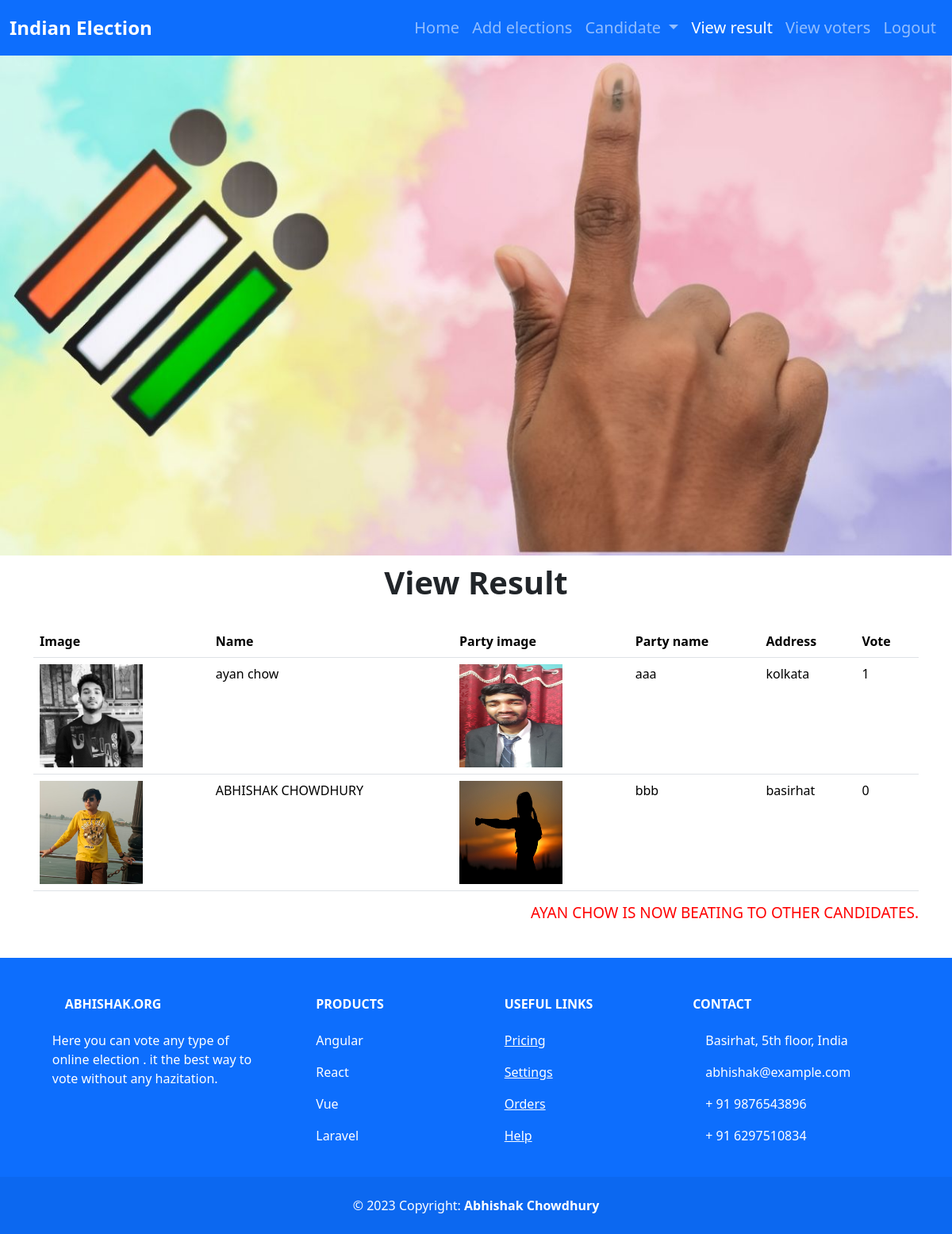
Page /view-result/PM ELECTION (signed in) on the committed database.
### myapp/models.py (models this page shows, shortened)
class BaseModel(models.Model):
    u_id=models.UUIDField(default=uuid.uuid4,editable=False,unique=True)
    created_at=models.DateTimeField(auto_now_add=True)
    updated_at=models.DateTimeField(auto_now=True)
    class Meta :
        abstract=True

class Candidate(BaseModel):
    election_name=models.ForeignKey(AvailableElection,on_delete=models.CASCADE,related_name='candidate_election_name')
    name=models.CharField(max_length=100)
    party_name=models.CharField(max_length=100)
    address=models.CharField(max_length=200)
    party_img=models.ImageField(upload_to='party_images')
    candidate_img=models.ImageField(upload_to='candi_images',null=True)
    vote_count=models.IntegerField(default=0)

class Vote(BaseModel):
    election_name=models.ForeignKey(AvailableElection,on_delete=models.CASCADE,related_name='election_name_vote')
    candidate_name=models.ForeignKey(Candidate,on_delete=models.CASCADE,related_name='candidate_votes')
    user=models.ManyToManyField(User)

### myapp/views.py (the view)
# urls.py: path('view-result/<str:election>',View_Result,name='view-result'),
@login_required(login_url='admin-login')
def View_Result(request,election):
    candidate_objs=Candidate.objects.filter(election_name__election_name=election)
    heighest_vote=Vote.objects.alias(num_vote=Count('user')).order_by('-num_vote')[0]
    contex={
        'candidate_objs':candidate_objs,
        'heighest_vote':heighest_vote
    }
    return render(request,'view-result-page2.html',contex)

### myapp/templates/view-result-page2.html (shortened to what this page needs)
{% extends 'admin-base.html' %}
{% block content %}
    <div class="container">
        <h3 class="text-center custom-h3">View Result</h3>
        <table class="table">
            <thead>
              <tr>
                <th scope="col">Image</th>
                <th scope="col">Name</th>
                <th scope="col">Party image</th>
                <th scope="col">Party name</th>
                <th scope="col">Address</th>
                <th scope="col">Vote</th>
              </tr>
            </thead>
            <tbody>
                {% for candidate_obj in candidate_objs %}
              <tr>
                <td><img src="{{candidate_obj.candidate_img.url}}" alt="" style="width: 130px; height: 130px;"></td>
                <td>{{candidate_obj.name}}</td>
                <td><img src="{{candidate_obj.party_img.url}}" alt="" style="width: 130px; height: 130px;"></td>
                <td>{{candidate_obj.party_name}}</td>
                <td>{{candidate_obj.address}}</td>
                <td>{{candidate_obj.vote_count}}</td>
            </tr>
              {% endfor %}
            </tbody>
          </table>
       {% if heighest_vote %}
       <h3 style="text-align: right;
       color: red;
       font-size: 19px;">{{heighest_vote.candidate_name.name |upper}} IS NOW BEATING TO OTHER CANDIDATES.</h3>
        {% endif %}
    </div>
{% endblock %}

### myapp/static/css/index.css (style rules this page uses)
* { margin: 0; padding: 0; box-sizing: border-box; }
.custom-h3 { font-size: 40px; margin-bottom: 30px; margin-top: 10px; font-weight: 700; }

### rows in the picture
Candidate: candidate_img (picture), name "ayan chow", party_img (picture), party_name "aaa", address "kolkata", vote_count "1"
Candidate: candidate_img (picture), name "ABHISHAK CHOWDHURY", party_img (picture), party_name "bbb", address "basirhat", vote_count "0"
Vote: candidate_name.name "AYAN CHOW"
